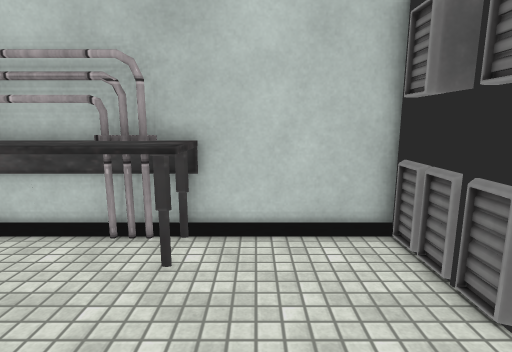
view 1 (above)

15 first-person views from a walk through a Unity game level. The camera is 1.5 m above the floor, tilts 10° down and sees 80° across. The floor is counted in squares, 0.5 m on a side. Each view is taken from the middle of a square. On the plan, view 1 faces up. The plan holds only what a view shows up to about 20 squares ahead; the rest is blank. Door leaves are left out, so doorways stand open. Some surface patterns are stand-ins.

view 2
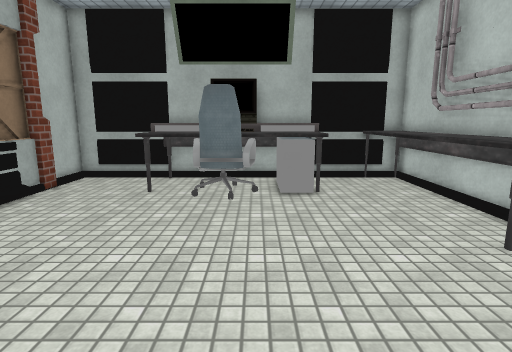

view 3
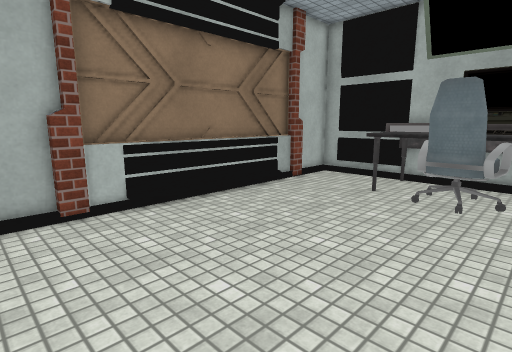

view 4
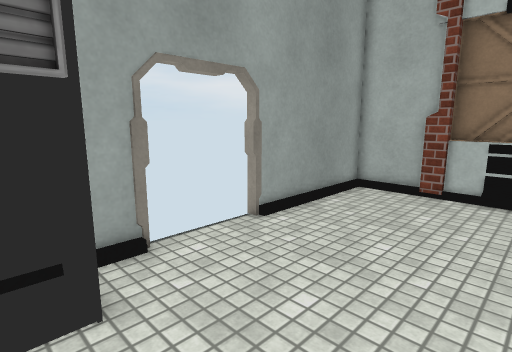

view 5
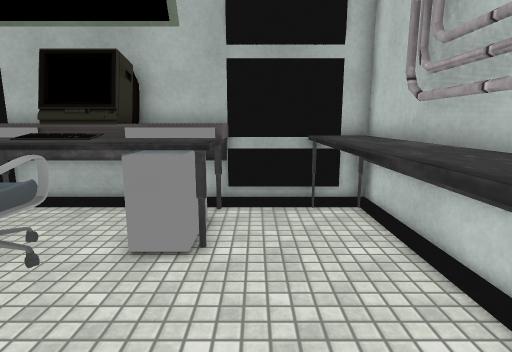

view 6
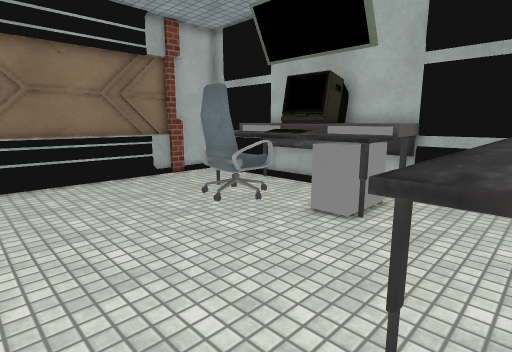

view 7
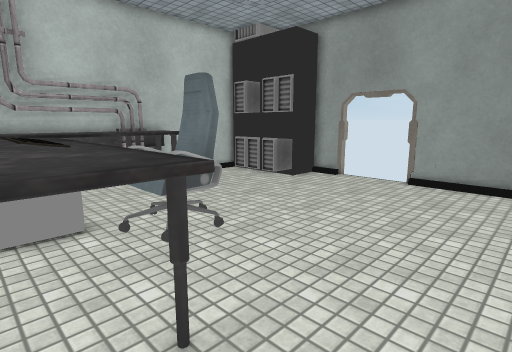

view 8
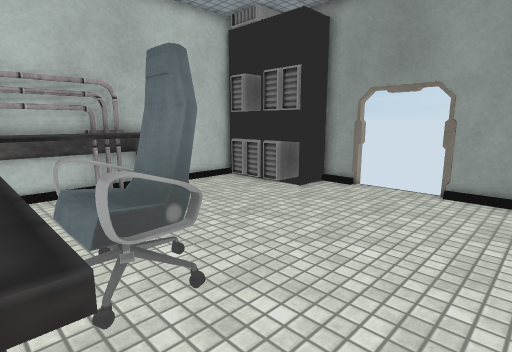

view 9
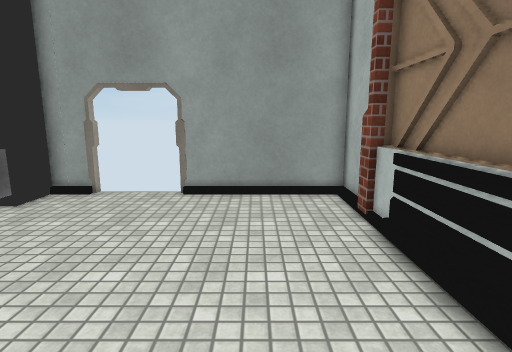

view 10
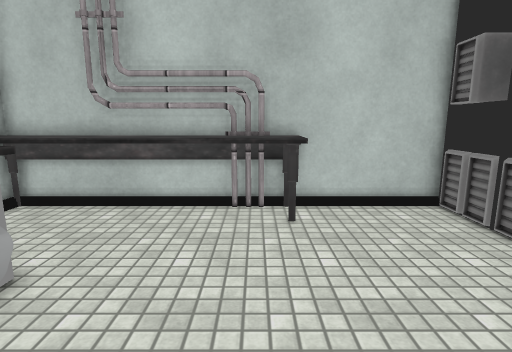

view 11
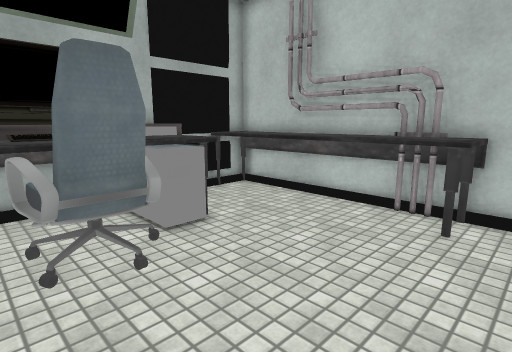

view 12
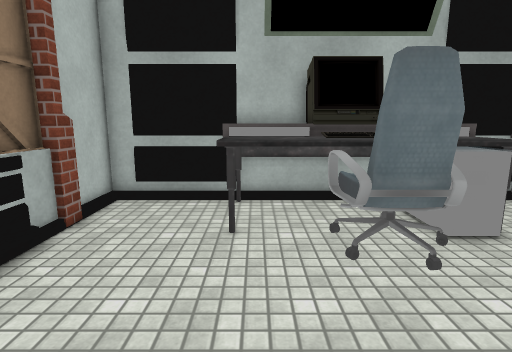

view 13
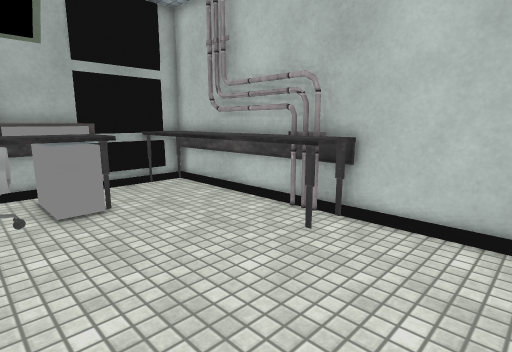

view 14
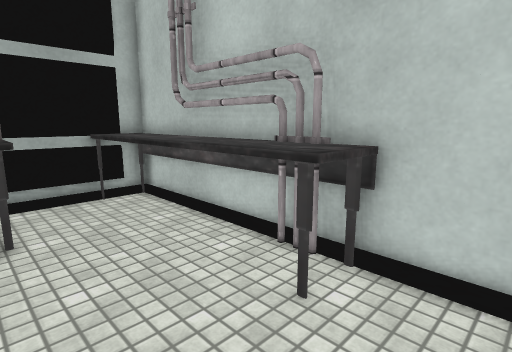

view 15
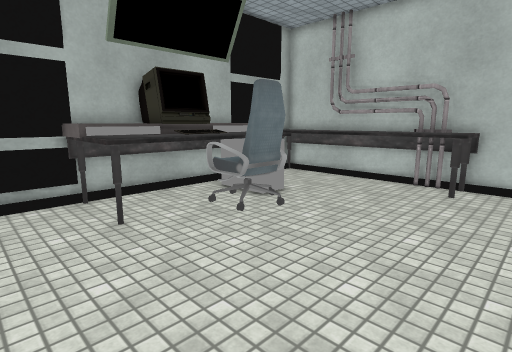

### Floor plan
Points are (right, up) in squares from view 1. A wall is a line through its corners. A room is listed if a view was taken in it or the views show most of it. See-through windows are left out.
Room 1 (views 1, 2, 3, 4, 5, 6, 7, 8, 9, 10, 11, 12, 13, 14, 15)
walls: (-9.9, 0.6) (-9.9, -2.5); (-10.4, -5.1) (-11.9, -5.1); (5.8, 0.8) (5.8, 2.7); (-7.2, -9.4) (0.9, -9.4); (-11.9, 3) (-10.4, 3); (2.1, -9.4) (2.9, -9.4); (-8.3, -9.8) (2.1, -9.8); (2.5, -9.8) (5.8, -9.8) (5.8, -3.4); (-9.2, -9.4) (-8.3, -9.4); (3.9, 8) (-11.9, 8) (-11.9, -9.7); (-12.1, -9.8) (-9, -9.8)
ways out: open door at (6, -0.5)
objects: table (-11, 6) to (-2, 7); table (-10, -5) to (-8, 3); other object (-9, -2) to (-9, 0); drawers (-8, 1) to (-8, 2); chair (-7, -2) to (-5, 0); pipe (-3, 8); other object (4, 3) to (5, 5); other object (4, 6) to (5, 7); other object (6, -3); other object (6, 4); other object (6, 6) to (6, 7)

Where each view was taken, in squares from view 1:
view 1: 0 up, 0 right, facing up
view 2: 0 up, 5 right, facing left
view 3: 1 up, 5 right, facing down-left
view 4: 4 up, 1 left, facing down-right
view 5: 4 up, 1 left, facing left
view 6: 7 up, 1 right, facing down-left
view 7: 8 down, 10 left, facing up-right
view 8: 6 down, 8 left, facing up-right
view 9: 6 down, 7 left, facing right
view 10: 3 down, 3 left, facing up
view 11: 3 down, 0 right, facing up-left
view 12: 4 down, 0 right, facing left
view 13: 1 down, 3 right, facing up-left
view 14: 2 up, 1 right, facing up-left
view 15: 8 down, 1 right, facing up-left
